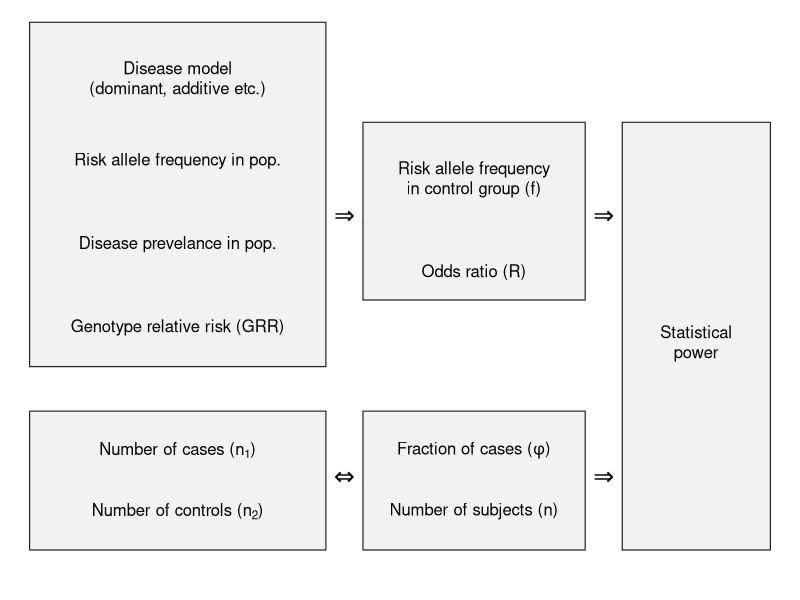

R code for this plot:
# setEPS()
# postscript("www/flowchart.eps", width = 8, height = 3)
# pdf("www/flowchart.pdf", width = 8, height = 3)
png("www/flowchart.png", width = 8, height = 3, units = "in", res = 100)
# par(mar = c(2,2,1,1))
par(mar = c(0, 0, 0, 0))
plot(c(0,1), c(0,1), type = 'n', axes = F)
first_col <- 0.2
second_col <- 0.6
third_col <- 0.9
grey_background <- grey(0.95)

text(x = 0.425, y = 0.65, labels = bquote(. %=>% .), cex = 1.5)
text(x = 0.425, y = 0.18, labels = bquote(. %<=>% .), cex = 1.5)
text(x = 0.775, y = 0.65, labels = bquote(. %=>% .), cex = 1.5)
text(x = 0.775, y = 0.18, labels = bquote(. %=>% .), cex = 1.5)

## Disease model parameters
polygon(x = c(0, 0.4, 0.4, 0), y = c(0.38, 0.38, 1, 1), col = grey_background)
text(x = first_col, y = 0.90, "Disease model\n(dominant, additive etc.)")
text(x = first_col, y = 0.75, "Risk allele frequency in pop.")
text(x = first_col, y = 0.60, "Disease prevelance in pop.")
text(x = first_col, y = 0.45, "Genotype relative risk (GRR)")

## Core parameters 1
polygon(x = c(0.45, 0.75, 0.75, 0.45), y = c(0.5, 0.5, 0.82, 0.82), col = grey_background)
text(x = second_col, y = 0.72, "Risk allele frequency\nin control group (f)")
text(x = second_col, y = 0.55, bquote(paste("Odds ratio (", R, ")")))

## Sample sizes
polygon(x = c(0, 0.4, 0.4, 0), y = c(0.05, 0.05, 0.3, 0.3), col = grey_background)
text(x = first_col, y = 0.23, bquote(paste("Number of cases (", n[1], ")")))
text(x = first_col, y = 0.12, bquote(paste("Number of controls (", n[2], ")")))

## Core parameters 2
polygon(x = c(0.45, 0.75, 0.75, 0.45), y = c(0.05, 0.05, 0.3, 0.3), col = grey_background)
text(x = second_col, y = 0.23, bquote(paste("Fraction of cases (", phi, ")")))
text(x = second_col, y = 0.12, bquote(paste("Number of subjects (", n, ")")))

## Power analysis
polygon(x = c(0.80, 1, 1, 0.80), y = c(0.05, 0.05, 0.82, 0.82), col = grey_background)
text(x = third_col, y = 0.425, "Statistical\npower")

dev.off()

# if (!require("DiagrammeR")) {
#   install.packages("DiagrammeR")
#   library("DiagrammeR")
# }
# 
# DiagrammeR::grViz("www/flowchart.gv")
